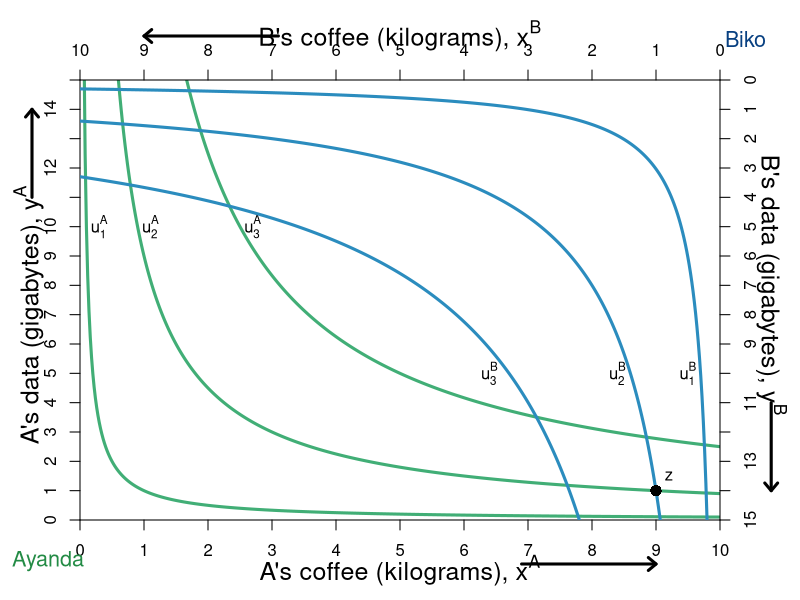

Reproduce this figure in R.
require(shape)
#pdf(file = "property_fig2bSTEP1.pdf", width = 9, height = 7)
#pdf(file = "property_fig2bSTEP2.pdf", width = 9, height = 7)
#pdf(file = "property_fig2bSTEP3.pdf", width = 9, height = 7)
pdf(file = "property/property_fig2b.pdf", width = 9, height = 7)

#Set parameters for graphics
axislabelsize <- 1.5
graphlinewidth <- 3
namesize <- 1.3

COL <- c("#7fc97f", "#beaed4", "#fdc086", "#ffff99", "#386cb0", "#f0027f", "#bf5b17", "#666666")
COLA <- c("#99d8c9","#66c2a4","#41ae76", "#238b45", "#005824")
COLB <- c("#4eb3d3", "#2b8cbe", "#0868ac","#084081")


uA <- function(x, y, alpha = 0.5, lambda = 0) {
  (x^(alpha)*y^(1 - alpha))^(1-lambda)*((10 - x)^(alpha)*(15 - y)^(1 - alpha))^lambda
}

indiffcurveA1 <- function(x, U = 3, A = 1, a = 0.5) {
  ((((U-2)/A)*(1/x)^a)^(1/(1-a)))
}

indiffcurveA2 <- function(x, U = 3, A = 1, a = 0.5) {
  (((U/A)*(1/x)^a)^(1/(1-a)))
}

indiffcurveA3 <- function(x, U = 3, A = 1, a = 0.5) {
  ((((U+2)/A)*(1/x)^a)^(1/(1-a)))
}

#Aisha happens to have found 8 apples and 2 oranges, 
#and Betty happens to have found 2 apples and 13 oranges. 
#Aisha's utility (8^0.5)*(2^0.5) = 4
#Betty's utility (2^0.5)*(13^0.5) = 5.09

par(mar =  c(4, 4, 4, 4))
xlims <- c(0, 10)
ylims <- c(0, 15)
xlims2 <- c(10, 0)
ylims2 <- c(15, 0)

plot(0, 0, xlim = xlims, ylim = ylims, type = "n",
     xlab = "",
     ylab = "",
     xaxt = "n", 
     yaxt = "n", 
     cex.lab = axislabelsize, 
     bty = "n",
     xaxs="i", 
     yaxs="i")


npts <- 500 
npts2 <- 501
#Specify the sequences of points for graphing. 
xx1 <- seq(xlims[1], xlims[2], length.out = npts)
#xx2 <- seq(xlims[1], xlims[2], length.out = npts)
#xx3 <- seq(xlims[1], xlims[2], length.out = npts2)
#xx4 <- seq(xlims[1], 10, length.out = npts2)

#Draw the lines for the graphs
lines(xx1, indiffcurveA1(xx1), col = COLA[3], lwd = graphlinewidth)
lines(xx1, indiffcurveA2(xx1), col = COLA[3], lwd = graphlinewidth)
lines(xx1, indiffcurveA3(xx1), col = COLA[3], lwd = graphlinewidth)
#lines(xx2, solowCondition(xx2, delta = 5), col = COL[3], lwd = 4)
#lines(xx2, solowInfeas(xx2, delta = 5), col = COL[1], lwd = 4, lty = 2)

#Customize ticks and labels for the plot
ticksy <- seq(from = 0, to = 15, by = 1)
ylabels <- seq(from = 0, to = 15, by = 1)
ticksx <- seq(from = 0, to = 10, by = 1)
xlabels <- seq(from = 0, to = 10, by = 1)
axis(1, at = ticksx, pos = 0, labels = xlabels)
axis(2, at = ticksy, pos = 0, labels = ylabels, las = 0)

mtext(expression(paste("A's coffee (kilograms), ", x^A)), side=1, line = 2.5, cex = axislabelsize)
text(-0.8, 7, expression(paste("A's data (gigabytes), ", y^A)), xpd = TRUE, cex = axislabelsize, srt = 90) 

#Add arrows:
arrows(-0.75, 11, -0.75, 14, xpd = TRUE, length=0.1,angle=40,lwd=3)
arrows(6.9, -1.5, 9, -1.5, xpd = TRUE, length=0.1,angle=40,lwd=3)

#Annotation of the three graphs and the NE
text(0.3, 10, expression(u[1]^A))
text(1.1, 10, expression(u[2]^A))
text(2.7, 10, expression(u[3]^A))
#text(16, 0.52, expression(paste("Nash Equilibrium")))

#Line to label B's endowment
#segments(0, 13, 2, 13, lty = 2, col = "darkgray", lwd = 2)
#segments(2, 0, 2, 13, lty = 2, col = "darkgray", lwd = 2)


text(-0.5, -1.4, expression("Ayanda"), xpd = TRUE, cex = namesize, col = COLA[4])
text(10.4, 16.4, expression("Biko"), xpd = TRUE, cex = namesize, col = COLB[4])


#Set up second axes and labels
par(new = TRUE)
#par(mar =  c(6, 4, 4, 4))

xlims2 <- c(10, 0)
ylims2 <- c(15, 0)

plot(0, 0, xlim = xlims2, ylim = ylims2, type = "n",
     xlab = expression(paste("")),
     ylab = expression(paste("")),
     xaxt = "n", 
     yaxt = "n", 
     cex.lab = 1.3, 
     bty = "n",
     xaxs="i", 
     yaxs="i")

axis(side = 3, at = ticksx, pos = 0, labels = xlabels)
axis(side = 4, at = ticksy, pos = 0, labels = ylabels, las = 0)
#axis(side=3, at = xlims2, pos = 0)
text(5, -1.5, expression(paste("B's coffee (kilograms), ", x^B)), xpd = TRUE, cex = axislabelsize)
text(-0.8, 7, expression(paste("B's data (gigabytes), ", y^B)), xpd = TRUE, cex = axislabelsize, srt = 270) 

#Add arrows:
arrows(-0.8, 11, -0.8, 14, xpd = TRUE, length=0.1,angle=40,lwd=3)
arrows(6.9, -1.5, 9, -1.5, xpd = TRUE, length=0.1,angle=40,lwd=3)


indiffcurveB1 <- function(x, U = 3.741657, A = 1, a = 0.5) {
  ((((U-2)/A)*(1/x)^a)^(1/(1-a)))
}

indiffcurveB2 <- function(x, U = 3.741657, A = 1, a = 0.5) {
  (((U/A)*(1/x)^a)^(1/(1-a)))
}

indiffcurveB3 <- function(x, U = 3.741657, A = 1, a = 0.5) {
  ((((U+2)/A)*(1/x)^a)^(1/(1-a)))
}

lines(xx1, indiffcurveB1(xx1), col = COLB[2], lwd = graphlinewidth)
lines(xx1, indiffcurveB2(xx1), col = COLB[2], lwd = graphlinewidth)
lines(xx1, indiffcurveB3(xx1), col = COLB[2], lwd = graphlinewidth)

#Label B's indifference curves
text(0.5, 10, expression(u[1]^B))
text(1.6, 10, expression(u[2]^B))
text(3.6, 10, expression(u[3]^B))

#Add a point for the initial endowment
points(1, 14, pch = 16, col = "black", cex = 1.5)

#Annotating B's endowment
text(0.8, 13.5, expression(z))


#Arrow to Slope of BRF
#Arrows(14.2, 0.12, 12.2, 0.12, col = "black", lty = 1, lwd = 2, arr.type = "triangle")
#text(16.8, 0.12, expression(paste("Slope = ", q[p])))

#Arrow to Slope of isoprofit
#Arrows(13, 0.80, 15, 0.80, col = "black", lty = 1, lwd = 2, arr.type = "triangle")
#text(10.2, 0.80, expression(paste("Slope = ", frac(q, p))))

dev.off()
